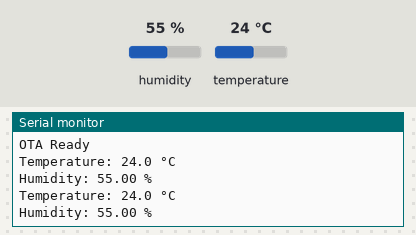
Bench run of a sketch on a simulated ESP8266 (NodeMCU). On the bench: the last lines printed to the serial monitor. The test bench sets the inputs (shaded band); at power-on: humidity 55 %, temperature 24 °C. WiFi joins after 1.5 s; servers stay silent unless stated.

Above: at 2.7 s.
2.8 s: humidity set to 22 %
At 4.1 s:
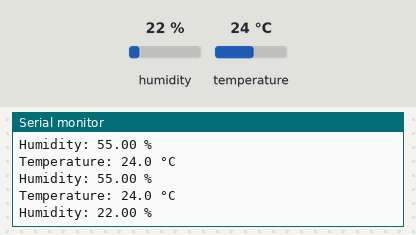
5.5 s: temperature set to 12 °C
At 7.3 s:
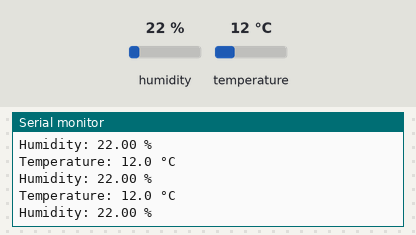
8.2 s: humidity set to 40 %
At 10.1 s:
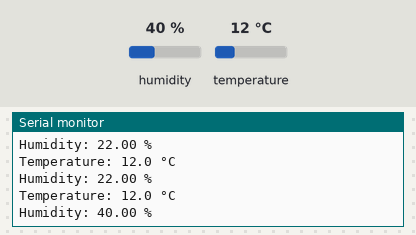
Timing chart, 0 to 11.6 s (numbered marks = the images above; inputs shaded):
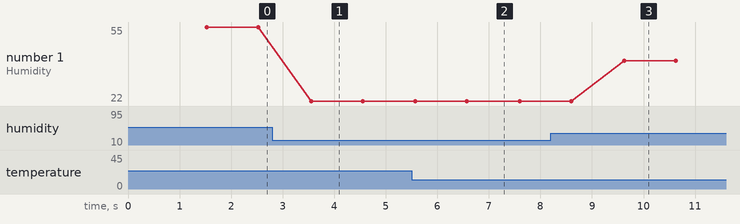

Measured:
- after the input at 2.8 s, the serial monitor: prints a new line after 0.75 s (image 1)
- after the input at 5.5 s, the serial monitor: prints a new line after 0.07 s (image 2)
- after the input at 8.2 s, the serial monitor: prints a new line after 1.4 s (image 3)
- plotted number 1: 55 → 22 after the input at 2.8 s, 22 → 40 after the input at 8.2 s

The sketch:

DHTwithBasicOTA.ino
```cpp
#include <ESP8266WiFi.h>
#include <ArduinoOTA.h>
#include <DHT.h>

// Konfigurasi Wi-Fi
const char* ssid = "A53";
const char* password = "87654321";

// Konfigurasi DHT
#define DHTPIN 4          // Pin sensor DHT (gunakan pin GPIO sesuai koneksi Anda)
#define DHTTYPE DHT11      // Tipe DHT: DHT11 atau DHT22
DHT dht(DHTPIN, DHTTYPE);

void setup() {
  // Inisialisasi Serial Monitor
  Serial.begin(115200);
  Serial.println("Booting...");

  // Inisialisasi sensor DHT
  dht.begin();

  // Koneksi ke Wi-Fi
  WiFi.begin(ssid, password);
  while (WiFi.status() != WL_CONNECTED) {
    delay(500);
    Serial.print(".");
  }
  Serial.println("\nWiFi connected");

  // Konfigurasi OTA
  ArduinoOTA.onStart([]() {
    String type = ArduinoOTA.getCommand() == U_FLASH ? "sketch" : "filesystem";
    Serial.println("Start updating " + type);
  });
  ArduinoOTA.onEnd([]() {
    Serial.println("\nEnd");
  });
  ArduinoOTA.onProgress([](unsigned int progress, unsigned int total) {
    Serial.printf("Progress: %u%%\r", (progress / (total / 100)));
  });
  ArduinoOTA.onError([](ota_error_t error) {
    Serial.printf("Error[%u]: ", error);
    if (error == OTA_AUTH_ERROR) Serial.println("Auth Failed");
    else if (error == OTA_BEGIN_ERROR) Serial.println("Begin Failed");
    else if (error == OTA_CONNECT_ERROR) Serial.println("Connect Failed");
    else if (error == OTA_RECEIVE_ERROR) Serial.println("Receive Failed");
    else if (error == OTA_END_ERROR) Serial.println("End Failed");
  });

  ArduinoOTA.begin();
  Serial.println("OTA Ready");
}

void loop() {
  // Jalankan OTA handler
  ArduinoOTA.handle();

  // Baca data dari sensor DHT
  float temperature = dht.readTemperature();
  float humidity = dht.readHumidity();

  // Periksa apakah pembacaan berhasil
  if (isnan(temperature) || isnan(humidity)) {
    Serial.println("Failed to read from DHT sensor!");
  } else {
    Serial.printf("Temperature: %.1f °C\n", temperature);
    Serial.printf("Humidity: %.2f %%\n", humidity);
  }

  delay(1000); // Delay 2 detik sebelum membaca ulang
}
```
